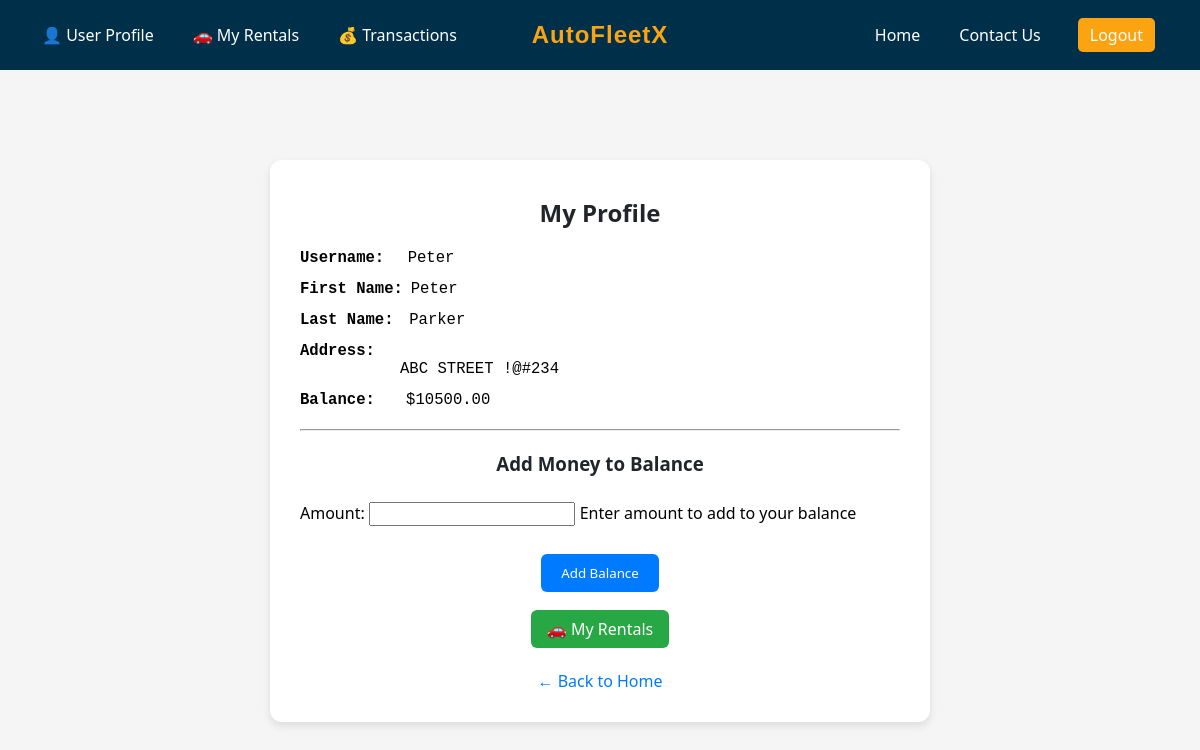
The page /profile/ (signed in) on the database as committed earlier.
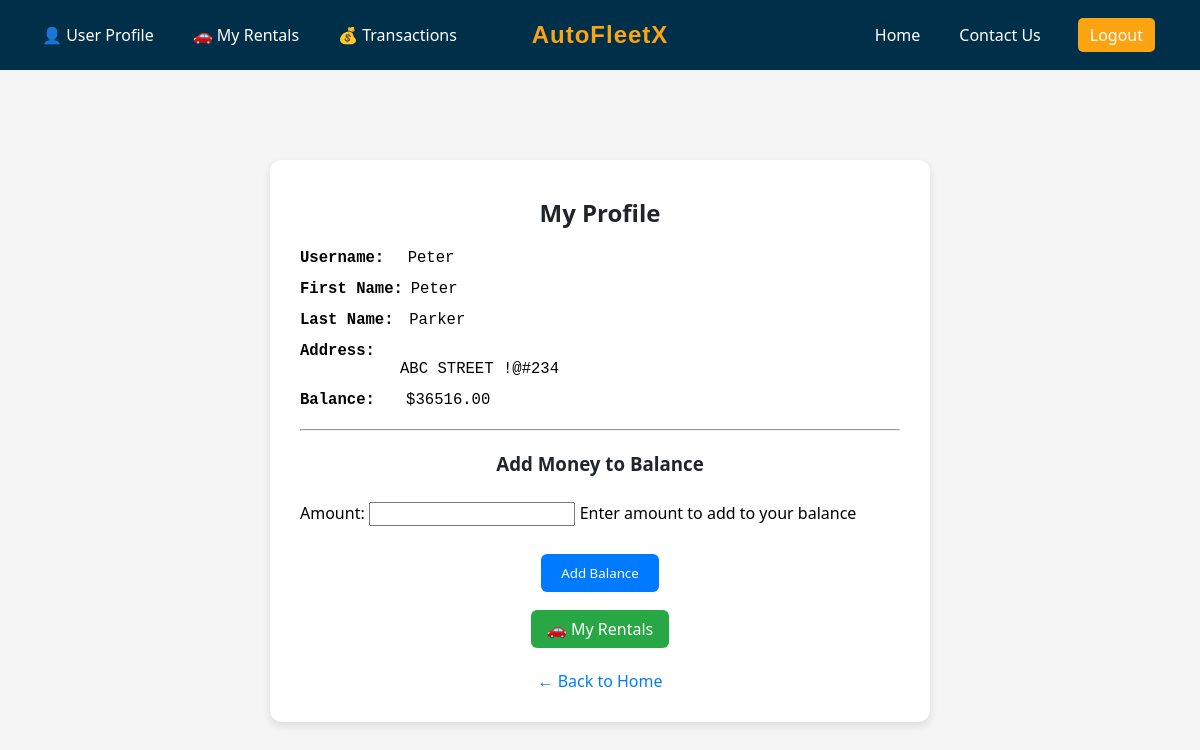
The same page on the database as committed later.
### main_app/models.py (models this page shows, shortened)
class CustomUser(AbstractUser):
    balance = models.DecimalField(
        max_digits=10,
        decimal_places=2,
        default=0.00,
        validators=[MinValueValidator(0.0)]
    )
    address = models.TextField(blank=True, null=True)

### main_app/views.py (the view)
# urls.py: path('profile/', views.profile_view, name='profile'),
@login_required
def profile_view(request):
    user = request.user
    if request.method == 'POST':
        form = AddBalanceForm(request.POST)
        if form.is_valid():
            amount = form.cleaned_data['amount']
            try:
                user.add_balance(amount)
                Transaction.objects.create(
                    user=user,
                    amount=amount,
                    transaction_type='ADD',
                    description='Added to wallet'
                )
                messages.success(request, f'${amount} added to your balance',extra_tags="amount-added-to-wallet")
                return redirect('profile')
            except ValueError as e:
                messages.error(request, str(e))
    else:
        form = AddBalanceForm()
    context = {
        'user': user,
        'form': form
    }
    return render(request, 'main_app/profile.html', context)

### main_app/forms.py
class AddBalanceForm(forms.Form):  # for profile_view (when user wants to add balance)
    amount = forms.DecimalField(
        max_digits=10,
        decimal_places=None,
        min_value=1,
        help_text='Enter amount to add to your balance'
    )

### main_app/templates/main_app/profile.html (shortened to what this page needs)
{% extends 'base.html' %}
{% block content %}
{% load static %}
<!DOCTYPE html>
<html lang="en">
<head>
    <link rel="stylesheet" href="{% static 'styles/style.css' %}">
</head>
<body style="background-color: #f5f5f5; font-family: Arial, sans-serif;">
    <div style="max-width: 600px; margin: 50px auto; background: #ffffff; padding: 30px; border-radius: 12px; box-shadow: 0 4px 8px rgba(0,0,0,0.1);">
        <h2 style="text-align: center; margin-bottom: 20px; color: #212529;">My Profile</h2>
        <div style="margin-bottom: 20px;">
            <pre><big><strong>Username:</strong></big>   <big>{{ user.username }}</big></pre>
            <pre><big><strong>First Name:</strong></big> <big>{{ user.first_name }}</big></pre>
            <pre><big><strong>Last Name:</strong></big>  <big>{{ user.last_name }}</big></pre>
            <pre><big><strong>Address:</strong></big>    <div style="margin-left: 100px;"><big>{{ user.address }}</big></div></pre>
            <pre><big><strong>Balance:</strong></big>    <big>${{ user.balance }}</big></pre>
        </div>
        <hr style="margin: 20px 0;">
        <h3 style="text-align: center; color: #212529;">Add Money to Balance</h3>
        <form method="POST" style="margin-top: 20px;">
            {{ form.as_p }}
            <div style="text-align: center;">
                <button type="submit" style="background-color: #007BFF; color: white; padding: 10px 20px; border: none; border-radius: 6px; cursor: pointer;">
                    Add Balance
                </button>
            </div>
        </form>
        <div style="text-align: center; margin-top: 20px;">
            <a href="{% url 'rental_history' %}" style="background-color: #28a745; color: white; padding: 8px 16px; border-radius: 6px; text-decoration: none; font-weight: 500;">
                🚗 My Rentals
            </a>
        </div>
        <div style="text-align: center; margin-top: 30px;">
            <a href="{% url 'home' %}" style="color: #007BFF; text-decoration: none;">&larr; Back to Home</a>
        </div>
    </div>
</body>
</html>
{% endblock %}

Rows that differ between the two databases and show on the page:
changed CustomUser "Peter": balance "10500.00" → "36516.00"
